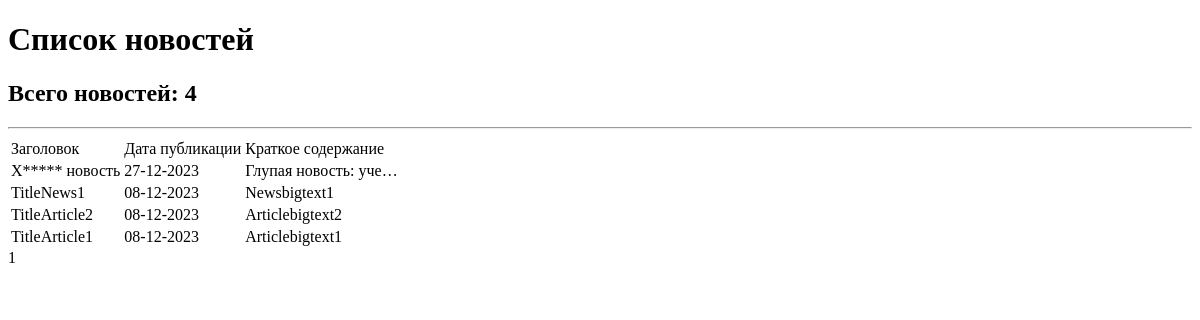
The page /news/ on the database as committed earlier.
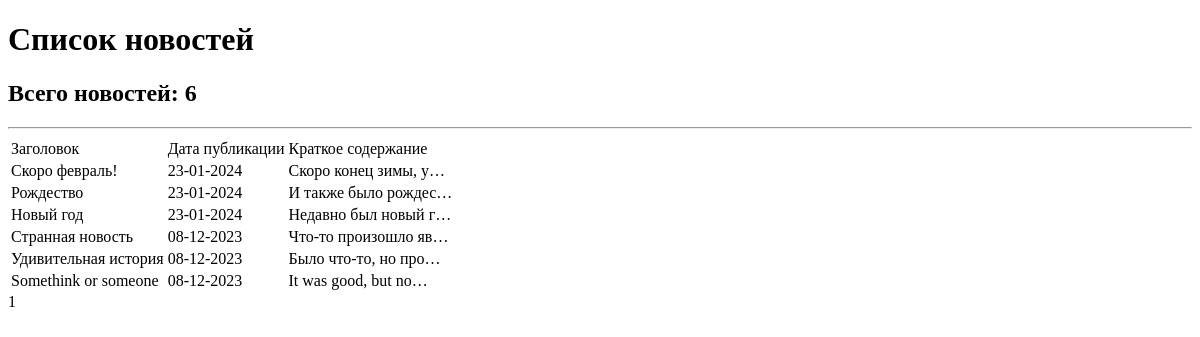
The same page on the database as committed later.
### news_portal/models.py (models this page shows, shortened)
class Post(models.Model):
    author= models.ForeignKey(Author, on_delete=models.CASCADE) #Поле 1 ко многим с таблицей Автор
    news='NW'
    article='AR'
    CATEGORY_CHOICES=(
        (news,'Новость'),
        (article,'Статья')
    )
    categoryType=models.CharField(max_length=2, choices=CATEGORY_CHOICES,default=article) #Поле категории(с возможностью выбрать из 2х вариантов)
    dateCreation=models.DateTimeField(auto_now_add=True)
    postCategory=models.ManyToManyField(Category, through='PostCategory')
    title=models.CharField(max_length=128)
    text=models.TextField()
    rating=models.SmallIntegerField(default=0)

### news_portal/views.py (the view)
# urls.py: path('', NewsList.as_view(), name='home'),
class NewsList(ListView):
    model = Post
    ordering = '-dateCreation'
    template_name = 'news_list.html'
    context_object_name = 'news_list'
    paginate_by = 10
    def get_context_data(self, **kwargs):
        context = super().get_context_data(**kwargs)
        context["time_now"] = datetime.utcnow()
        return context

### news_portal/templatetags/custom_filters.py (called while the page is built)
@register.filter()
def censor(textnews):
    word_list = textnews.split(' ')
    for idx, value in enumerate(word_list):
        if value:
            if value[0].lower() in DIRTY_WORDS.keys():
                for el in DIRTY_WORDS[value[0].lower()]:
                    if el in value.lower():
                        corrected = value[0] + '*' * (len(el)-1) + value[len(el):] #Меняем слово на букву + звёздочки
                        word_list[idx] = corrected #Заменяем в исходном тексте на отформатированный вариант
    return ' '.join(word_list)

### templates/news_list.html (shortened to what this page needs)
{% extends 'flatpages/default.html' %}
{% load custom_filters %}
{% load custom_tags %}
{% block content %}
<h1>Список новостей</h1>
<h2>Всего новостей: {{ news_list| length }}</h2>
   <hr>
   {% if news_list %}
       <table>
           <tr>
               <td>Заголовок</td>
               <td>Дата публикации</td>
               <td>Краткое содержание</td>
           </tr>
           {% for news_item in news_list %}
           <tr>
               <td>{{ news_item.title|censor}}</td>
               <td>{{ news_item.dateCreation| date:'d-m-Y'}}</td>
               <td>{{ news_item.text|censor|truncatechars:20 }}</td>
           </tr>
           {% endfor %}
        </table>
           {% else %}
           <h2>Новостей пока нет.</h2>
       {% endif %}
       {{ page_obj.number }}
{% endblock content %}

### templates/flatpages/default.html (shortened to what this page needs)
<!DOCTYPE html>
<html>
<head>
</head>
<body>
    {% block content %}
    {% endblock content %}
</body>
</html>

Rows that differ between the two databases and show on the page:
removed Post: title|censor "Х***** новость", dateCreation "27-12-2023", text|censor "Глупая новость: уче…"
added Post: title|censor "Скоро февраль!", dateCreation "23-01-2024", text|censor "Скоро конец зимы, у…"
added Post: title|censor "Рождество", dateCreation "23-01-2024", text|censor "И также было рождес…"
added Post: title|censor "Новый год", dateCreation "23-01-2024", text|censor "Недавно был новый г…"
changed Post: title|censor "TitleNews1" → "Странная новость"; text|censor "Newsbigtext1" → "Что-то произошло яв…"
changed Post: title|censor "TitleArticle2" → "Удивительная история"; text|censor "Articlebigtext2" → "Было что-то, но про…"
changed Post: title|censor "TitleArticle1" → "Somethink or someone"; text|censor "Articlebigtext1" → "It was good, but no…"
Other text that changed with them:
{{ news_list| length }}: "4" → "6"
